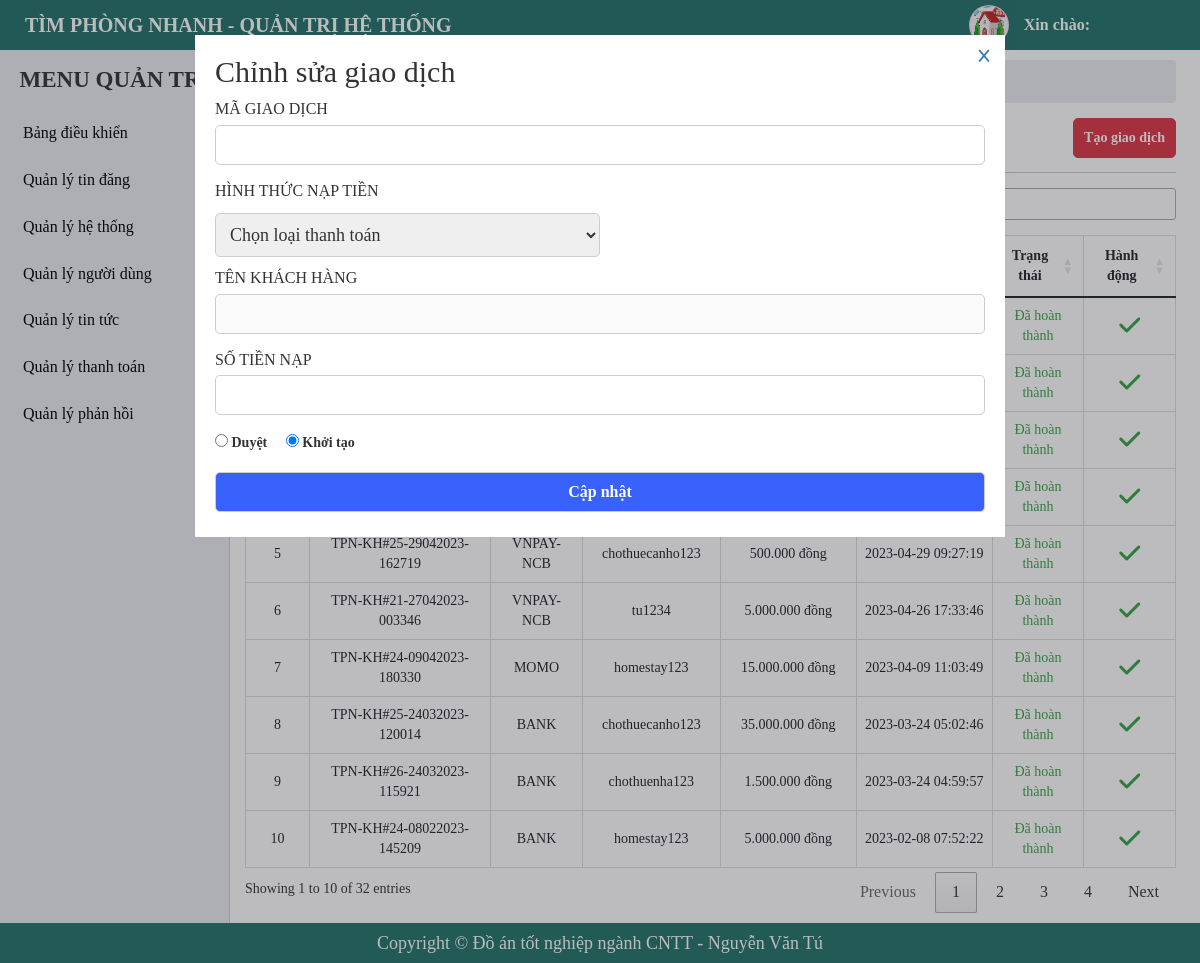
Page /admin/deposit-money-manager.php?id=162 on the committed database.
### tables this page shows
CREATE TABLE `tbl_deposit_money` (
  `id` int(20) NOT NULL,
  `pay_code` varchar(255) NOT NULL,
  `pay_price` bigint(20) NOT NULL,
  `payments` varchar(255) NOT NULL,
  `user_id` bigint(20) NOT NULL,
  `status` tinyint(4) NOT NULL DEFAULT 0,
  `created_at` timestamp NOT NULL DEFAULT current_timestamp()
);

CREATE TABLE `tbl_user` (
  `id` bigint(20) NOT NULL,
  `fullname` varchar(255) NOT NULL,
  `username` varchar(255) NOT NULL,
  `password` varchar(255) NOT NULL,
  `email` varchar(255) NOT NULL,
  `phone` varchar(255) NOT NULL,
  `zalo` varchar(255) DEFAULT NULL,
  `address` varchar(255) DEFAULT NULL,
  `facebook` varchar(255) DEFAULT NULL,
  `avatar` varchar(255) DEFAULT NULL COMMENT 'ảnh đại diện',
  `balance` bigint(255) DEFAULT 0 COMMENT 'Số dư',
  `status` tinyint(4) NOT NULL DEFAULT 1 COMMENT 'trạng thái',
  `created_at` timestamp NOT NULL DEFAULT current_timestamp(),
  `created_ad` timestamp NOT NULL DEFAULT current_timestamp()
);

### admin/deposit-money-manager.php (the view, shortened to what this page needs)
<?php
    include './include/connect.php';
    $queryDep = $conn->prepare("SELECT dep.*, us.username FROM tbl_deposit_money dep JOIN tbl_user us ON us.id = dep.user_id ORDER BY dep.status ASC, dep.created_at DESC");
    $queryDep->execute();
    $resultsDep = $queryDep->fetchAll(PDO::FETCH_OBJ);
    $updateId = isset($_GET['id'])?$_GET['id']:'';
    if($updateId){
        $queryUpdate = $conn->prepare("SELECT dep.*, us.username FROM tbl_deposit_money dep JOIN tbl_user us ON us.id = dep.user_id WHERE dep.id = $updateId");
        $queryUpdate->execute();
        $resultsUpdate = $queryUpdate->fetch(PDO::FETCH_OBJ);
    }
?>
<!DOCTYPE html>
<html lang="en">
<head>
    <?php include('include/link-css.php');?>
</head>
<body>
    <?php
     include('include/header.php');
    ?>
    <div id="main">
        <?php
        include('include/sidebar.php');
        ?>
        <div id="main-right">
            <nav aria-label="breadcrumb">
                <ol class="breadcrumb">
                    <li class="breadcrumb-item"><a href="#">Trang quản trị</a></li>
                    <li class="breadcrumb-item"><a href="#">Quản lý hệ thống</a></li>
                    <li class="breadcrumb-item active" aria-current="page">Quản lý nạp tiền</li>
                </ol>
            </nav>
            <section class="main-right-title">
                <div class="form-title">
                    <h1>Quản lý nạp tiền</h1>
                </div>
                <div class="account-btn">
                    <button class="btn btn-post btn-add">Tạo giao dịch</button>
                </div>
            </section>
            <div class="main-right-table">
                <table class="table table-bordered table-post-list" id = "table-manage">
                    <thead>
                        <tr>
                            <th style="width: 5%;" >STT</th>
                            <th style="width: 20%;" >Mã giao dịch</th>
                            <th style="width: 10%;" >Hình thức</th>
                            <th style="width: 15%;" >Khách hàng</th>
                            <th style="width: 15%;" >Số tiền</th>
                            <th style="width: 15%;" >Ngày thực hiện</th>
                            <th style="width: 10%;" >Trạng thái</th>
                            <th style="width: 10%;" >Hành động</th>
                        </tr>
                    </thead>
                    <tbody >
                        <?php foreach ($resultsDep as $key => $value) { ?>
                            <tr>
                                <td><?php echo $key+1 ?></td>
                                <td>
                                    <p><?php echo $value -> pay_code ?></p>
                                </td>
                                <td>
                                    <p><?php echo $value ->payments ?></p>
                                </td>
                                <td>
                                    <p><?php echo $value -> username ?></p>
                                </td>
                                <td>
                                <div class="post_price">
                                        <?php
                                            $tien = (int) $value->pay_price;
                                            $bien = number_format($tien,0,",",".");
                                            echo $bien." đồng";
                                        ?>
                                    </div>
                                </td>
                                <td>
                                    <p><?php echo $value -> created_at ?></p>
                                </td>
                                <td>
                                    <?php if( $value -> status == 1){ ?>
                                        <p style = "color: #37a344;" >Đã hoàn thành</p>
                                    <?php }else{ ?>
                                        <p style = "color: red;">Khởi tạo</p>
                                    <?php } ?>
                                </td>
                                <td>
                                    <?php if( $value -> status == 1){ ?>
                                        <p class="btn-setting btn-edit" style = "color: #37a344;"><i class="fa-solid fa-check"></i></p>
                                    <?php } ?>
                                </td>
                            </tr>
                        <?php } ?>
                    </tbody>
                </table>
            </div>
        </div>
        <?php if(isset($_GET['id'])){?>
        <div class="form-act form-animation" style ="display: block;">
            <div class="form-act-edit">
                <div class="form-close">
                    <a href="./deposit-money-manager.php"><i class="fa-solid fa-x"></i></a>
                </div>
                <form action="" method="post">
                    <h2>Chỉnh sửa giao dịch</h2>
                    <div class="form-contact form-validator ">
                        <lable class="contact-title">Mã giao dịch</lable>
                        <input type="text" name="pay_code"  id="pay_code" value = "<?php echo $resultsUpdate->pay_code ?>">
                    </div>
                    <div class="form-contact form-validator ">
                        <p class="contact-title">Hình thức nạp tiền</p>
                        <select  class="autobox form-focus boder-ra-5" name = "payments" id="payments" style="width: 50% ">
                            <option value="">Chọn loại thanh toán</option>
                        </select>
                    </div>
                    <div class="form-contact form-validator ">
                        <lable class="contact-title">Tên khách hàng</lable>
                        <input type="text" name="username"  id="username"  value = "<?php echo $resultsUpdate->username ?>" disabled>
                    </div>
                    <div class="form-contact form-validator ">
                        <lable class="contact-title">Số tiền nạp</lable>
                        <input type="number" name="price"  id=""  value = "<?php echo $resultsUpdate->pay_price ?>">
                    </div>
                    <div class="status" style = "margin-top: 10px;">
                        <label style = "margin-right: 15px;">
                            <input type="radio" name="status" id="" value ="1" <?php if($resultsUpdate->status == 1) echo  "checked = 'Checked'" ?>> Duyệt
                        </label>
                        <label>
                            <input type="radio" name="status" value ="0" <?php if($resultsUpdate->status == 0) echo  "checked = 'Checked'" ?> id="" > Khởi tạo
                        </label>
                    </div>
                    <div class="form-contact form-validator" id = "btn-submit">
                        <input type="submit" name ="update-form" value="Cập nhật" class="btn update-form " id = "update-form">
                    </div>
                </form>
            </div>
        </div>
        <?php }?>
    </div>
    <?php include('include/footer.php');?>
</body>
</html>

### admin/css/style.css (style rules this page uses)
* { margin: 0; padding: 0; box-sizing: border-box; font-family: "MS Mincho"; }
a, a:hover { text-decoration: none; transition: all 0.3s ease-in-out 0s; -moz-transition: all 0.3s ease-in-out 0s; -o-transition: all 0.3s ease-in-out 0s; -webkit-transition: all 0.3s ease-in-out 0s; -ms-transition: all 0.3s ease-in-out 0s; }
.btn { height: 40px; border-radius: 5px; border: 1px solid #3961fb; background: #3961fb; font-weight: 700; color: #fff; display: inline-flex; align-items: center; justify-content: center; text-decoration: none; cursor: pointer; padding: 0 10px; margin: 5px 0; }
body { height: 100%; }
#main-right { padding: 60px 24px 50px 245px; }
#main-right .breadcrumb { background-color: #eaecef; padding: 10px 20px; margin-bottom: 0; }
#main-right li, #main-right a { font-size: 16px; }
.main-right-title { display: flex; justify-content: space-between; border-bottom: 1px solid #ccc; margin-bottom: 15px; }
.form-title { margin: 15px 0; }
.form-title h1 { font-weight: 700; }
.account-btn { display: flex; justify-content: center; align-items: center; }
.btn-post { color: #fff; background-color: #dc3545; border-color: #dc3545; margin-left: 6px; }
#main-right .table-bordered th, .table-bordered td { text-align: center; font-size: 14px; }
.main-right-table .table-post-list { border-collapse: collapse; }
.table-post-list td { vertical-align: middle !important; white-space: normal; }
.table-post-list .btn-setting { margin: 0 5px; font-size: 24px !important; }
.form-act { position: fixed; top: 0; bottom: 0; right: 0; left: 0; background-color: rgba(33, 33, 45, 0.3); z-index: 999; display: none; }
.form-act-edit { margin-top: 35px; padding: 20px; width: 810px; background-color: rgba(255, 255, 255, 1); position: relative; left: 50%; transform: translate(-50%); }
.form-close { position: absolute; top: 0; right: 0; cursor: pointer; padding: 12px; }
.form-close i { width: 18px; height: 18px; line-height: 18px; text-align: center; }
.form-contact { margin-top: 10px; }
.form-contact .contact-title { font-size: 16px; text-transform: uppercase; margin: 10px 0; }
.form-contact input { font-size: 16px; width: 100%; height: 40px; border-radius: 5px; padding: 0 10px; border: 1px solid #ccc; outline-color: #41ff00; margin: 4px 0 5px; }
.form-contact select { width: 50%; border: 1px solid #ccc; border-radius: 5px; padding: 10px; font-size: 18px; outline: none; }
.boder-ra-5 { border: 1px solid #ccc; border-radius: 5px; }

### rows in the picture
tbl_deposit_money: status "Đã hoàn thành"
tbl_deposit_money: status "Đã hoàn thành"
tbl_deposit_money: status "Đã hoàn thành"
tbl_deposit_money: status "Đã hoàn thành"
tbl_deposit_money: pay_code "TPN-KH#25-29042023-162719", payments "VNPAY-NCB", user.username "chothuecanho123", pay_price "500.000", created_at "2023-04-29 09:27:19", status "Đã hoàn thành"
tbl_deposit_money: pay_code "TPN-KH#21-27042023-003346", payments "VNPAY-NCB", user.username "tu1234", pay_price "5.000.000", created_at "2023-04-26 17:33:46", status "Đã hoàn thành"
tbl_deposit_money: pay_code "TPN-KH#24-09042023-180330", payments "MOMO", user.username "homestay123", pay_price "15.000.000", created_at "2023-04-09 11:03:49", status "Đã hoàn thành"
tbl_deposit_money: pay_code "TPN-KH#25-24032023-120014", payments "BANK", user.username "chothuecanho123", pay_price "35.000.000", created_at "2023-03-24 05:02:46", status "Đã hoàn thành"
tbl_deposit_money: pay_code "TPN-KH#26-24032023-115921", payments "BANK", user.username "chothuenha123", pay_price "1.500.000", created_at "2023-03-24 04:59:57", status "Đã hoàn thành"
tbl_deposit_money: pay_code "TPN-KH#24-08022023-145209", payments "BANK", user.username "homestay123", pay_price "5.000.000", created_at "2023-02-08 07:52:22", status "Đã hoàn thành"
